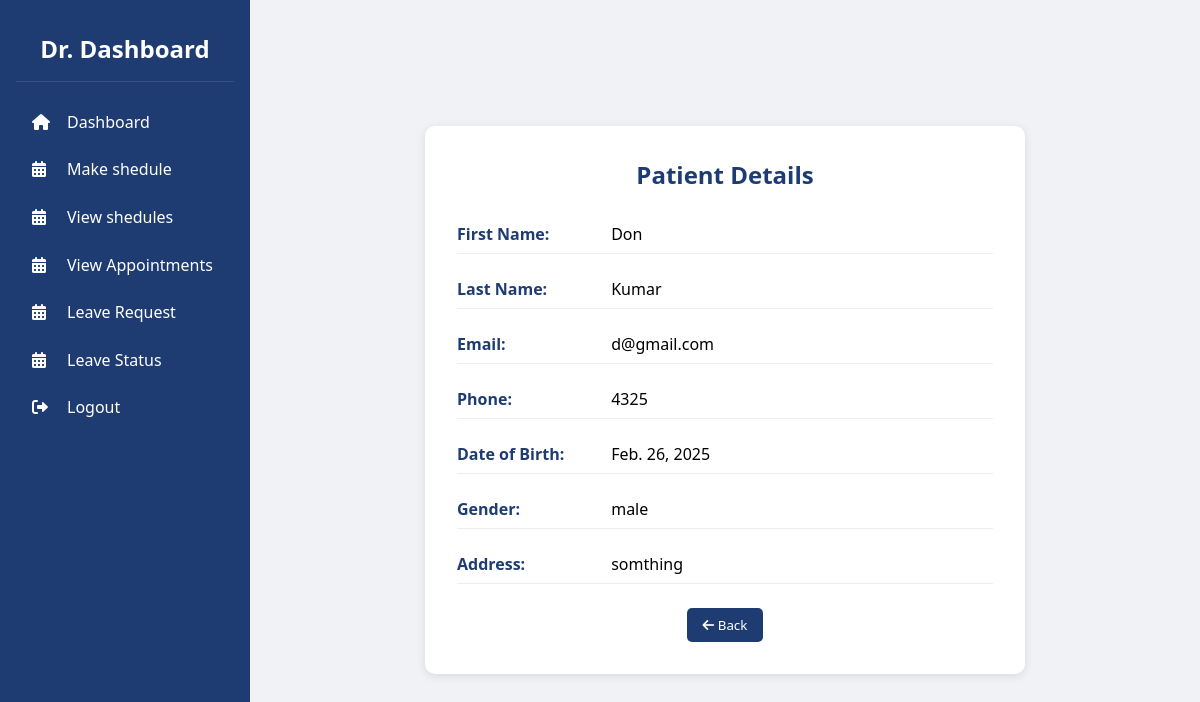
Screenshot of /doctor/patient_view_page/13/ with the database file from the repository.
### predict/models.py (models this page shows)
class user(models.Model):
    firstname=models.CharField(max_length=255)
    lastname=models.CharField(max_length=255)
    email=models.EmailField(unique=True)
    phone=models.CharField(max_length=12)
    password=models.CharField(max_length=20)
    role=models.CharField(max_length=20)

### doctor/models.py (models this page shows)
class Patient(models.Model):
    userid=models.ForeignKey(user, on_delete=models.CASCADE)
    dob=models.DateField()
    gender=models.CharField(max_length=10)
    address=models.TextField(max_length=100)

### doctor/views.py (the view)
# urls.py: path('doctor/patient_view_page/<int:id>/', views.patient_view_page,name='patient_view_page'),
def patient_view_page(request, id):
    patient = get_object_or_404(Patient, userid=id)
    user = patient.userid  # Since `userid` is a ForeignKey to the User model
    patient_details = {
        "first_name": user.firstname,
        "last_name": user.lastname,
        "email": user.email,
        "phone": user.phone,
        "dob": patient.dob,
        "gender": patient.gender,
        "address": patient.address,
    }
    return render(request, 'patient_view.html', {"patient": patient_details})

### doctor/templates/patient_view.html (shortened to what this page needs)
<!DOCTYPE html>
<html lang="en">
<head>
    <link rel="stylesheet" href="https://cdnjs.cloudflare.com/ajax/libs/font-awesome/6.0.0/css/all.min.css">
</head>
<body>
    <aside class="sidebar">
        <div class="sidebar-header">
            <h2>Dr. Dashboard</h2>
        </div>
        <ul class="sidebar-menu">
            <li><a href="{% url 'doctordash' %}"><i class="fas fa-home"></i>Dashboard</a></li>
            <li><a href="{% url 'shedulerdoctor' %}"><i class="fas fa-calendar-alt"></i>Make shedule</a></li>
            <li><a href="{% url 'view_shedules' %}"><i class="fas fa-calendar-alt"></i>View shedules</a></li>
            <li><a href="{% url 'doctor_appointments' %}"><i class="fas fa-calendar-alt"></i>View Appointments</a></li>
            <li><a href="{% url 'leave' %}"><i class="fas fa-calendar-alt"></i>Leave Request</a></li>
            <li><a href="{% url 'leave_status' %}"><i class="fas fa-calendar-alt"></i>Leave Status</a></li>
            <li><a href="{% url 'logout_view' %}"><i class="fas fa-sign-out-alt"></i>Logout</a></li>
        </ul>
    </aside>
    <main class="main-content">
        <div class="patient-details-card">
            <h2>Patient Details</h2>
            <div class="details">
                <p><strong>First Name:</strong> {{ patient.first_name }}</p>
                <p><strong>Last Name:</strong> {{ patient.last_name }}</p>
                <p><strong>Email:</strong> {{ patient.email }}</p>
                <p><strong>Phone:</strong> {{ patient.phone }}</p>
                <p><strong>Date of Birth:</strong> {{ patient.dob }}</p>
                <p><strong>Gender:</strong> {{ patient.gender }}</p>
                <p><strong>Address:</strong> {{ patient.address }}</p>
            </div>
            <div class="btn-container">
                <button class="action-button back-btn" onclick="window.history.back()">
                    <i class="fas fa-arrow-left"></i> Back
                </button>
            </div>
        </div>
    </main>
</body>
</html>

### doctor/templates/patient_view.html (style rules this page uses)
* { margin: 0; padding: 0; box-sizing: border-box; font-family: 'Segoe UI', Tahoma, Geneva, Verdana, sans-serif; }
body { display: flex; min-height: 100vh; background: #f0f2f5; }
.sidebar { width: 250px; background: #1e3c72; color: white; padding: 1rem; }
.sidebar-header { padding: 1rem; text-align: center; border-bottom: 1px solid rgba(255,255,255,0.1); margin-bottom: 1rem; }
.sidebar-menu { list-style: none; }
.sidebar-menu a { color: white; text-decoration: none; padding: 0.8rem 1rem; display: block; border-radius: 5px; transition: background 0.3s; }
.sidebar-menu i { width: 25px; margin-right: 10px; }
.main-content { flex: 1; padding: 2rem; background: #f0f2f5; display: flex; justify-content: center; align-items: center; }
.patient-details-card { background: white; padding: 2rem; border-radius: 10px; box-shadow: 0 2px 10px rgba(0,0,0,0.1); width: 100%; max-width: 600px; }
.patient-details-card h2 { color: #1e3c72; margin-bottom: 1.5rem; text-align: center; }
.details p { margin-bottom: 1rem; padding: 0.5rem 0; border-bottom: 1px solid #eee; }
.details strong { color: #1e3c72; display: inline-block; width: 150px; }
.btn-container { margin-top: 1.5rem; text-align: center; }
.action-button { padding: 0.5rem 1rem; border: none; border-radius: 5px; cursor: pointer; transition: background 0.3s; background: #1e3c72; color: white; }

### rows the page displays
user: first_name "Don", last_name "Kumar", email "d@gmail.com", phone "4325"
Patient: dob "Feb. 26, 2025", gender "male", address "somthing"
